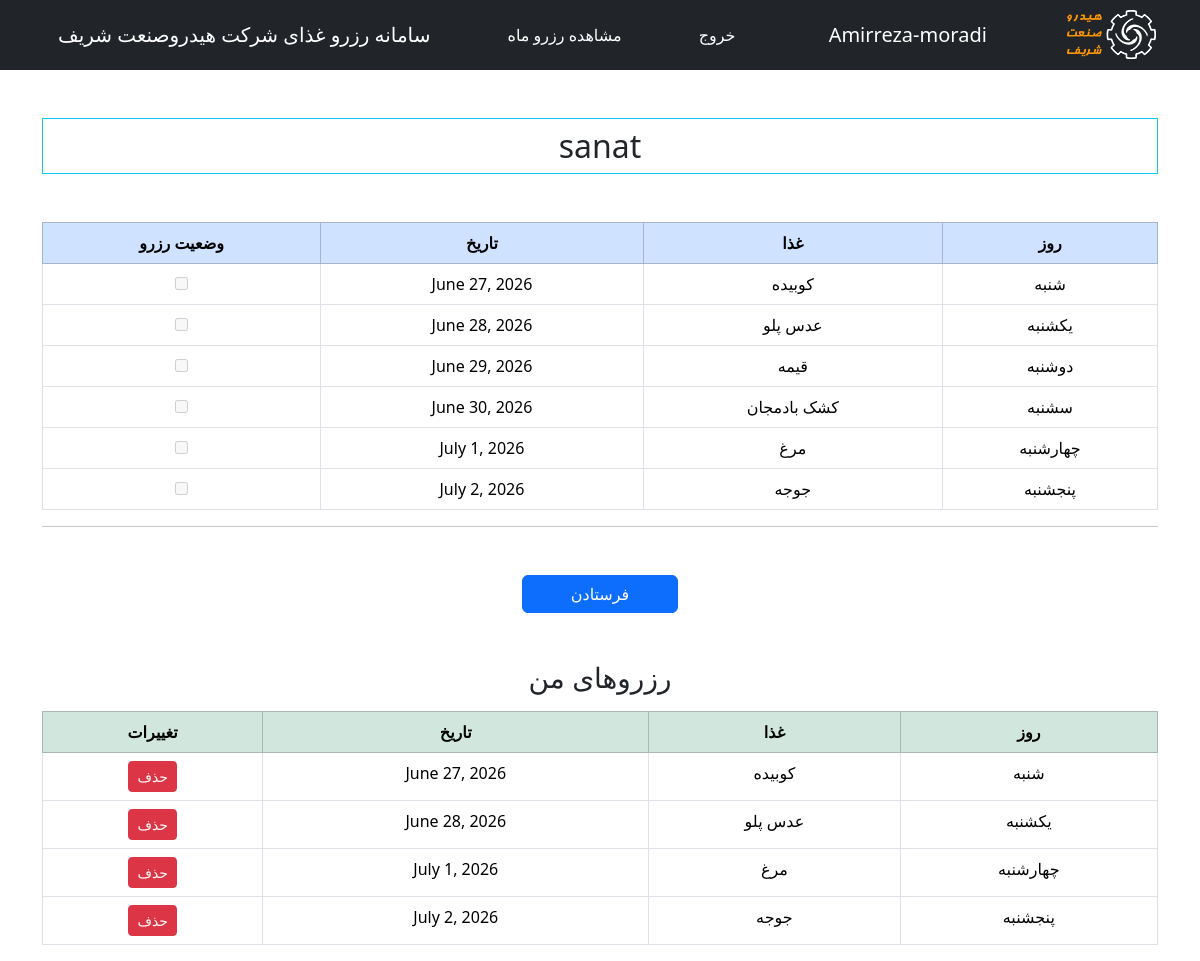
The page /account/reserve (signed in) on the database its author committed.
### accounts/models.py (models this page shows, shortened)
class Employees(models.Model):
    LOCATION_CHOISES=[('sanat','صنعت'),('golchin','گلچین'),('mech','مکانیک')]
    user=models.ForeignKey(User,on_delete=models.CASCADE)
    location=models.CharField(max_length=20,choices=LOCATION_CHOISES)

class FoodMenu(models.Model):
    DAY_CHOICES=[(5,'شنبه'),(6,'یکشنبه'),(0,'دوشنبه'),(1,'سه‌شنبه'),(2,'چهارشنبه'),(3,'پنجشنبه')]
    LOCATION_CHOISES=[('sanat','صنعت'),('golchin','گلچین'),('mech','مکانیک')]
    location=models.CharField(max_length=30 , choices=LOCATION_CHOISES)
    day=models.CharField(max_length=20,choices=DAY_CHOICES)
    food=models.CharField(max_length=50)
    date=models.DateField(default=timezone.now)
    price=models.IntegerField(default=0)

class Reservation(models.Model):
    employee=models.ForeignKey(Employees,on_delete=models.CASCADE)
    menu=models.ForeignKey(FoodMenu,on_delete=models.CASCADE)
    reserve_date=models.DateField(default=timezone.now)
    reserved_by=models.ForeignKey(User,on_delete=models.SET_NULL,null=True,blank=True)

### accounts/views.py (the view, shortened to what this page needs)
# urls.py: path('reserve',views.reserve_view, name='reserve'),
@never_cache
@login_required
def reserve_view(request):
    employee=Employees.objects.get(user=request.user)
    food_list=FoodMenu.objects.filter(location=employee.location)
    today=timezone.localdate()
    now = timezone.localtime().time()
    reservations = Reservation.objects.filter(employee=employee)
    employee = Employees.objects.get(user=request.user)
    if request.method=='POST':
        for item in food_list:
            selected = request.POST.get(f'food_{item.id}')
            if selected:
                Reservation.objects.get_or_create(employee=employee,menu=item,defaults={'reserved_by':request.user})
        reservations = Reservation.objects.filter(employee=employee)
    return render(
        request,
        'accounts/reserve_view.html',
        {'reservations': reservations ,'food_list': food_list,'location':employee.location,'today':today}
    )

### templates/accounts/reserve_view.html (shortened to what this page needs)
{% load humanize %} {% load static %}
<!doctype html>
<html lang="fa" dir="rtl">
  <head>
    <link
      rel="stylesheet"
      href="https://cdn.jsdelivr.net/npm/bootstrap@5.3.3/dist/css/bootstrap.rtl.min.css"
    />
  </head>
  <body>
    <nav class="navbar navbar-dark bg-dark">
      <div class="container">
        <img src="{% static 'images/logo.png' %}" alt="" />
        <div class="navbar-brand">{{user.username}}</div>
        <div class="header_item">
          <a
            href="{% url 'logout' %}"
            style="color: white; text-decoration: none"
            >خروج</a
          >
        </div>
        <div class="header_item">
          <a
            href="{% url 'my_reservations' %}"
            style="color: white; text-decoration: none"
            >مشاهده رزرو ماه</a
          >
        </div>
        <span class="navbar-brand">سامانه رزرو غذای شرکت هیدروصنعت شریف</span>
      </div>
    </nav>
    <div class="container">
      <p class="border text-center border-info mt-5 p-2 h2">{{ location }}</p>
    </div>
    <div class="container mt-5">
      <form method="post">
        <table
          class="table table-bordered table-hover text-center align-middle"
        >
          <thead class="table-primary">
            <th>روز</th>
            <th>غذا</th>
            <th>تاریخ</th>
            <th>وضعیت رزرو</th>
          </thead>
          <tbody>
            {% for item in food_list %}
            <tr>
              <td>{{item.day}}</td>
              <td>{{item.food}}</td>
              <td>{{item.date}}</td>
              <td>
                {% if item.date > today %}
                <input type="checkbox" name="food_{{ item.id }}" id="" />
                {% else %}
                <input
                  type="checkbox"
                  name="food_{{ item.id }}"
                  id=""
                  disabled
                />
                {% endif %}
              </td>
            </tr>
            {% endfor %}
          </tbody>
        </table>
        <hr />
        <div class="text-center mt-5">
          {% if message %}
          <input
            type="submit"
            value="فرستادن"
            class="btn btn-primary px-5"
            disabled
          />
          {% else %}
          <input type="submit" value="فرستادن" class="btn btn-primary px-5" />
          {% endif %}
        </div>
        <h3 class="text-center mt-5">رزروهای من</h3>
        <table class="table table-bordered text-center mt-3">
          <thead class="table-success">
            <tr>
              <th>روز</th>
              <th>غذا</th>
              <th>تاریخ</th>
              <th>تغییرات</th>
            </tr>
          </thead>
          <tbody>
            {% for r in reservations %}
            <tr>
              <td>{{ r.menu.day }}</td>
              <td>{{ r.menu.food }}</td>
              <td>{{ r.menu.date }}</td>
              <td>
                <a
                  href="{% url 'delete_reservation' r.id %}"
                  class="btn btn-danger btn-sm"
                  onclick="return confirm('حذف شود؟');"
                >
                  حذف
                </a>
              </td>
            </tr>
            {% empty %}
            <tr>
              <td colspan="4">هیچ رزروی ثبت نشده</td>
            </tr>
            {% endfor %}
          </tbody>
        </table>
      </form>
    </div>
  </body>
</html>

### rows shown on the page
Employees: location "sanat"
FoodMenu: day "شنبه", food "کوبیده", date "June 27, 2026"
FoodMenu: day "یکشنبه", food "عدس پلو", date "June 28, 2026"
FoodMenu: day "دوشنبه", food "قیمه", date "June 29, 2026"
FoodMenu: day "سشنبه", food "کشک بادمجان", date "June 30, 2026"
FoodMenu: day "چهارشنبه", food "مرغ", date "July 1, 2026"
FoodMenu: day "پنجشنبه", food "جوجه", date "July 2, 2026"
Reservation: menu.day "شنبه", menu.food "کوبیده", menu "June 27, 2026"
Reservation: menu.day "یکشنبه", menu.food "عدس پلو", menu "June 28, 2026"
Reservation: menu.day "چهارشنبه", menu.food "مرغ", menu "July 1, 2026"
Reservation: menu.day "پنجشنبه", menu.food "جوجه", menu "July 2, 2026"

### other values the page prints
{{ user.username }} "Amirreza-moradi"
